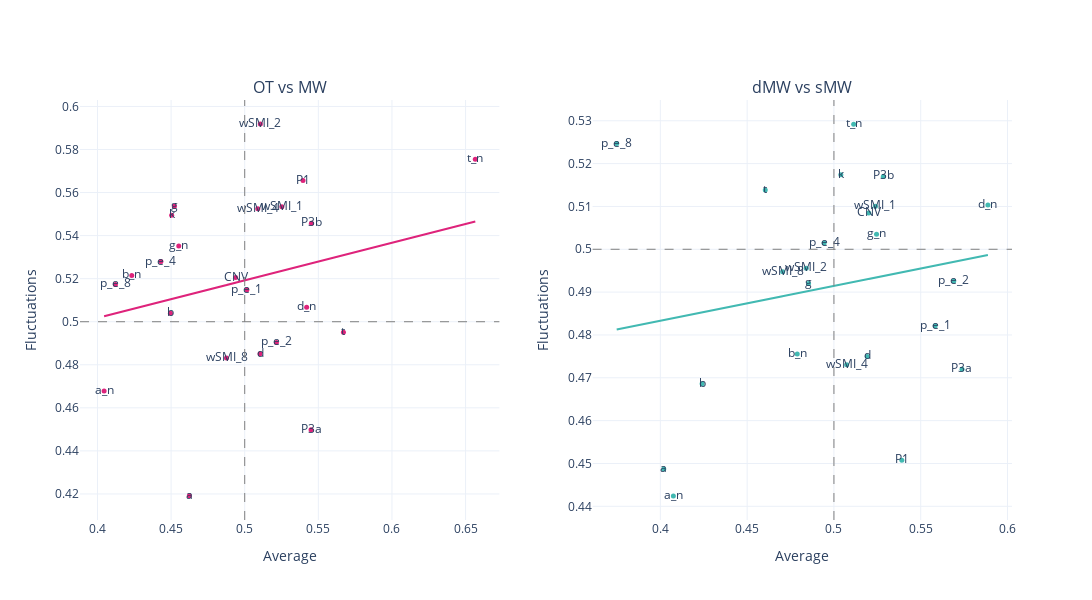

This figure's notebook cell:
### Code cell
mind = mind_average.assign(marker = lambda df: df['markers'].str.replace('_mean', '')).merge(
mind_fluctuations.assign(marker = lambda df: df['markers'].str.replace('_std', '')), on = 'marker', how = 'inner'
)
mw = mw_average.assign(marker = lambda df: df['markers'].str.replace('_mean', '')).merge(
mw_fluctuations.assign(marker = lambda df: df['markers'].str.replace('_std', '')), on = 'marker', how = 'inner'
)

mind_regression = sm.OLS(mind.AUC_y, sm.add_constant(mind.AUC_x)).fit().fittedvalues
mw_regression = sm.OLS(mw.AUC_y,sm.add_constant(mw.AUC_x)).fit().fittedvalues

fig = make_subplots(rows=1, cols=2, 
                    subplot_titles = ['OT vs MW', 'dMW vs sMW'],
                    specs=[[{"type": "scatter"}, {"type": "scatter"}]])

fig.add_trace(go.Scatter(
    x=mind.AUC_x,
    y=mind.AUC_y,
    text = mind.marker,
    mode = 'markers+text',
    marker = {'color':pink, 'size': 5},
#     marker_symbol= symbol_fun(mind, significant_mw)
    
))
# fig.add_trace(px.scatter(mind, x = 'AUC_x', y = 'AUC_y', trendline= 'ols', text = 'marker'), row = 1, col = 1)

fig.add_vline(x=0.5, line_width=1, line_dash="dash", line_color="grey", row = 1, col = 1)
fig.add_hline(y=0.5, line_width=1, line_dash="dash", line_color="grey", row = 1, col = 1)

fig.add_trace(go.Scatter(name='line of best fit', x=mind.AUC_x, y=mind_regression, mode='lines', line_color=pink), row = 1, col = 1)


fig.add_trace(go.Scatter(
    x=mw.AUC_x,
    y=mw.AUC_y,
    text = mw.marker,
    mode = 'markers+text',
    marker = {'color':lblue, 'size': 5},
#     marker_symbol= symbol_fun(mind, significant_mw)
    
), row =1, col = 2)
fig.add_vline(x=0.5, line_width=1, line_dash="dash", line_color="grey", row = 1, col = 2)
fig.add_hline(y=0.5, line_width=1, line_dash="dash", line_color="grey", row = 1, col = 2)
fig.add_trace(go.Scatter(name='line of best fit', x=mw.AUC_x, y=mw_regression, mode='lines', line_color=lblue), row = 1, col = 2)


# Update xaxis properties
fig.update_xaxes(title_text="Average", range=[.35, .65],row=1, col=1)
fig.update_xaxes(title_text="Average", range=[.35,.65], row=1, col=2)

# Update yaxis properties
fig.update_yaxes(title_text="Fluctuations", range=[.35, .65],row=1, col=1)
fig.update_yaxes(title_text="Fluctuations", range=[.35,.65], row=1, col=2)


fig.update_layout(
    width=1200,
    height=600,    
    template = "plotly_white",
    showlegend=False,

)

fig.show()
pio.write_json(fig, 'Figs/average_fluctuations_auc_all.plotly')

### Figure 1 — Plotly figure (JSON) as saved in the notebook; plotly's stock layout.template omitted (floating-point values rounded to 4 significant figures)
{"data": [{"marker": {"color": "#DE237B", "size": 5}, "mode": "markers+text", "text": ["CNV", "P1", "P3a", "P3b", "a", "a_n", "b", "b_n", "d", "d_n", "g", "g_n", "k", "p_e_1", "p_e_2", "p_e_4", "p_e_8", "t", "t_n", "wSMI_1", "wSMI_2", "wSMI_4", "wSMI_8"], "type": "scatter", "x": [0.4938, 0.5396, 0.545, 0.5453, 0.4624, 0.4045, 0.4495, 0.4233, 0.5104, 0.5421, 0.4523, 0.4552, 0.4504, 0.5015, 0.5215, 0.4431, 0.4122, 0.567, 0.6566, 0.5252, 0.5106, 0.5089, 0.4876], "y": [0.5205, 0.5656, 0.4498, 0.5458, 0.4191, 0.4678, 0.504, 0.5215, 0.4852, 0.5067, 0.5537, 0.5351, 0.5495, 0.5148, 0.4904, 0.528, 0.5173, 0.4951, 0.5755, 0.5534, 0.5918, 0.5524, 0.4832]}, {"line": {"color": "#DE237B"}, "mode": "lines", "name": "line of best fit", "type": "scatter", "x": [0.4938, 0.5396, 0.545, 0.5453, 0.4624, 0.4045, 0.4495, 0.4233, 0.5104, 0.5421, 0.4523, 0.4552, 0.4504, 0.5015, 0.5215, 0.4431, 0.4122, 0.567, 0.6566, 0.5252, 0.5106, 0.5089, 0.4876], "xaxis": "x", "y": [0.5181, 0.5261, 0.5271, 0.5271, 0.5127, 0.5026, 0.5104, 0.5058, 0.521, 0.5266, 0.5109, 0.5114, 0.5106, 0.5195, 0.523, 0.5093, 0.5039, 0.5309, 0.5465, 0.5236, 0.5211, 0.5208, 0.5171], "yaxis": "y"}, {"marker": {"color": "#42B9B2", "size": 5}, "mode": "markers+text", "text": ["CNV", "P1", "P3a", "P3b", "a", "a_n", "b", "b_n", "d", "d_n", "g", "g_n", "k", "p_e_1", "p_e_2", "p_e_4", "p_e_8", "t", "t_n", "wSMI_1", "wSMI_2", "wSMI_4", "wSMI_8"], "type": "scatter", "x": [0.5201, 0.5391, 0.5738, 0.5284, 0.402, 0.4075, 0.4241, 0.4789, 0.5192, 0.5887, 0.4854, 0.5245, 0.504, 0.5583, 0.569, 0.4943, 0.3749, 0.4604, 0.5114, 0.5239, 0.4841, 0.5073, 0.4705], "xaxis": "x2", "y": [0.5085, 0.4507, 0.472, 0.517, 0.4487, 0.4424, 0.4686, 0.4755, 0.475, 0.5103, 0.492, 0.5035, 0.5174, 0.4822, 0.4926, 0.5014, 0.5247, 0.5138, 0.5292, 0.5101, 0.4956, 0.473, 0.4947], "yaxis": "y2"}, {"line": {"color": "#42B9B2"}, "mode": "lines", "name": "line of best fit", "type": "scatter", "x": [0.5201, 0.5391, 0.5738, 0.5284, 0.402, 0.4075, 0.4241, 0.4789, 0.5192, 0.5887, 0.4854, 0.5245, 0.504, 0.5583, 0.569, 0.4943, 0.3749, 0.4604, 0.5114, 0.5239, 0.4841, 0.5073, 0.4705], "xaxis": "x2", "y": [0.4931, 0.4946, 0.4974, 0.4938, 0.4835, 0.4839, 0.4853, 0.4897, 0.493, 0.4986, 0.4903, 0.4934, 0.4918, 0.4962, 0.497, 0.491, 0.4813, 0.4882, 0.4924, 0.4934, 0.4901, 0.492, 0.489], "yaxis": "y2"}], "layout": {"annotations": [{"font": {"size": 16}, "showarrow": false, "text": "OT vs MW", "x": 0.225, "xanchor": "center", "xref": "paper", "y": 1, "yanchor": "bottom", "yref": "paper"}, {"font": {"size": 16}, "showarrow": false, "text": "dMW vs sMW", "x": 0.775, "xanchor": "center", "xref": "paper", "y": 1, "yanchor": "bottom", "yref": "paper"}], "dragmode": "pan", "height": 600, "shapes": [{"line": {"color": "grey", "dash": "dash", "width": 1}, "type": "line", "x0": 0.5, "x1": 0.5, "xref": "x", "y0": 0, "y1": 1, "yref": "y domain"}, {"line": {"color": "grey", "dash": "dash", "width": 1}, "type": "line", "x0": 0, "x1": 1, "xref": "x domain", "y0": 0.5, "y1": 0.5, "yref": "y"}, {"line": {"color": "grey", "dash": "dash", "width": 1}, "type": "line", "x0": 0.5, "x1": 0.5, "xref": "x2", "y0": 0, "y1": 1, "yref": "y2 domain"}, {"line": {"color": "grey", "dash": "dash", "width": 1}, "type": "line", "x0": 0, "x1": 1, "xref": "x2 domain", "y0": 0.5, "y1": 0.5, "yref": "y2"}], "showlegend": false, "width": 1200, "xaxis": {"anchor": "y", "autorange": true, "domain": [0, 0.45], "range": [0.3884, 0.6727], "title": {"text": "Average"}, "type": "linear"}, "xaxis2": {"anchor": "y2", "autorange": true, "domain": [0.55, 1], "range": [0.3612, 0.6024], "title": {"text": "Average"}, "type": "linear"}, "yaxis": {"anchor": "x", "autorange": true, "domain": [0, 1], "range": [0.4079, 0.603], "title": {"text": "Fluctuations"}, "type": "linear"}, "yaxis2": {"anchor": "x2", "autorange": true, "domain": [0, 1], "range": [0.4368, 0.5348], "title": {"text": "Fluctuations"}, "type": "linear"}}}
